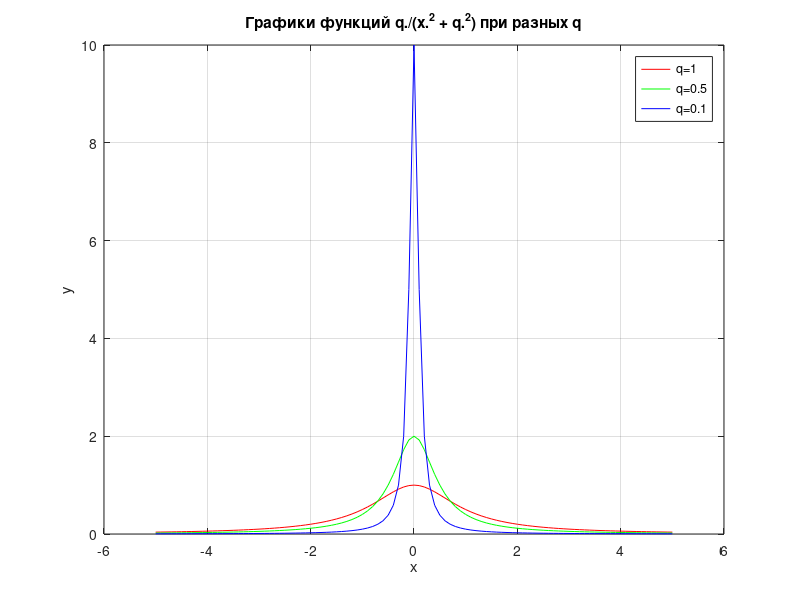

Reproduce this figure in MATLAB.
x = -5:0.1:5;
q1 = 1;
y1 = q1./(x.^2+q1.^2);
q2 = 0.5;
y2 = q2./(x.^2+q2.^2);
q3 = 0.1;
y3 = q3./(x.^2+q3.^2);
plot(x, y1,'r',x,y2,'g',x,y3,'b')
legend('q=1','q=0.5','q=0.1')
grid on  
title('Графики функций q./(x.^2 + q.^2) при разных q')
xlabel('x')
ylabel('y')
